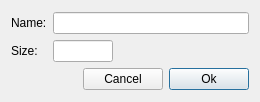
<?xml version="1.0" encoding="UTF-8"?>
<ui version="4.0">
 <class>NewTagDialog</class>
 <widget class="QDialog" name="NewTagDialog">
  <property name="geometry">
   <rect>
    <x>0</x>
    <y>0</y>
    <width>260</width>
    <height>102</height>
   </rect>
  </property>
  <property name="windowTitle">
   <string>Dialog</string>
  </property>
  <layout class="QGridLayout" name="gridLayout_2">
   <item row="0" column="0">
    <layout class="QGridLayout" name="gridLayout">
     <item row="0" column="1">
      <widget class="QLineEdit" name="nameEdit"/>
     </item>
     <item row="1" column="0">
      <widget class="QLabel" name="sizeLabel">
       <property name="text">
        <string>Size:</string>
       </property>
      </widget>
     </item>
     <item row="0" column="0">
      <widget class="QLabel" name="nameLabel">
       <property name="text">
        <string>Name:</string>
       </property>
      </widget>
     </item>
     <item row="1" column="1">
      <widget class="QLineEdit" name="sizeEdit">
       <property name="maximumSize">
        <size>
         <width>60</width>
         <height>16777215</height>
        </size>
       </property>
      </widget>
     </item>
     <item row="2" column="0" colspan="2">
      <layout class="QHBoxLayout" name="horizontalLayout">
       <item>
        <spacer name="horizontalSpacer">
         <property name="orientation">
          <enum>Qt::Horizontal</enum>
         </property>
         <property name="sizeHint" stdset="0">
          <size>
           <width>40</width>
           <height>20</height>
          </size>
         </property>
        </spacer>
       </item>
       <item>
        <widget class="QPushButton" name="buttonCancel">
         <property name="text">
          <string>Cancel</string>
         </property>
         <property name="autoDefault">
          <bool>false</bool>
         </property>
        </widget>
       </item>
       <item>
        <widget class="QPushButton" name="buttonOk">
         <property name="text">
          <string>Ok</string>
         </property>
         <property name="default">
          <bool>true</bool>
         </property>
        </widget>
       </item>
      </layout>
     </item>
    </layout>
   </item>
  </layout>
 </widget>
 <resources/>
 <connections>
  <connection>
   <sender>buttonOk</sender>
   <signal>clicked()</signal>
   <receiver>NewTagDialog</receiver>
   <slot>accept()</slot>
   <hints>
    <hint type="sourcelabel">
     <x>211</x>
     <y>78</y>
    </hint>
    <hint type="destinationlabel">
     <x>129</x>
     <y>50</y>
    </hint>
   </hints>
  </connection>
  <connection>
   <sender>buttonCancel</sender>
   <signal>clicked()</signal>
   <receiver>NewTagDialog</receiver>
   <slot>reject()</slot>
   <hints>
    <hint type="sourcelabel">
     <x>130</x>
     <y>78</y>
    </hint>
    <hint type="destinationlabel">
     <x>129</x>
     <y>50</y>
    </hint>
   </hints>
  </connection>
 </connections>
</ui>
